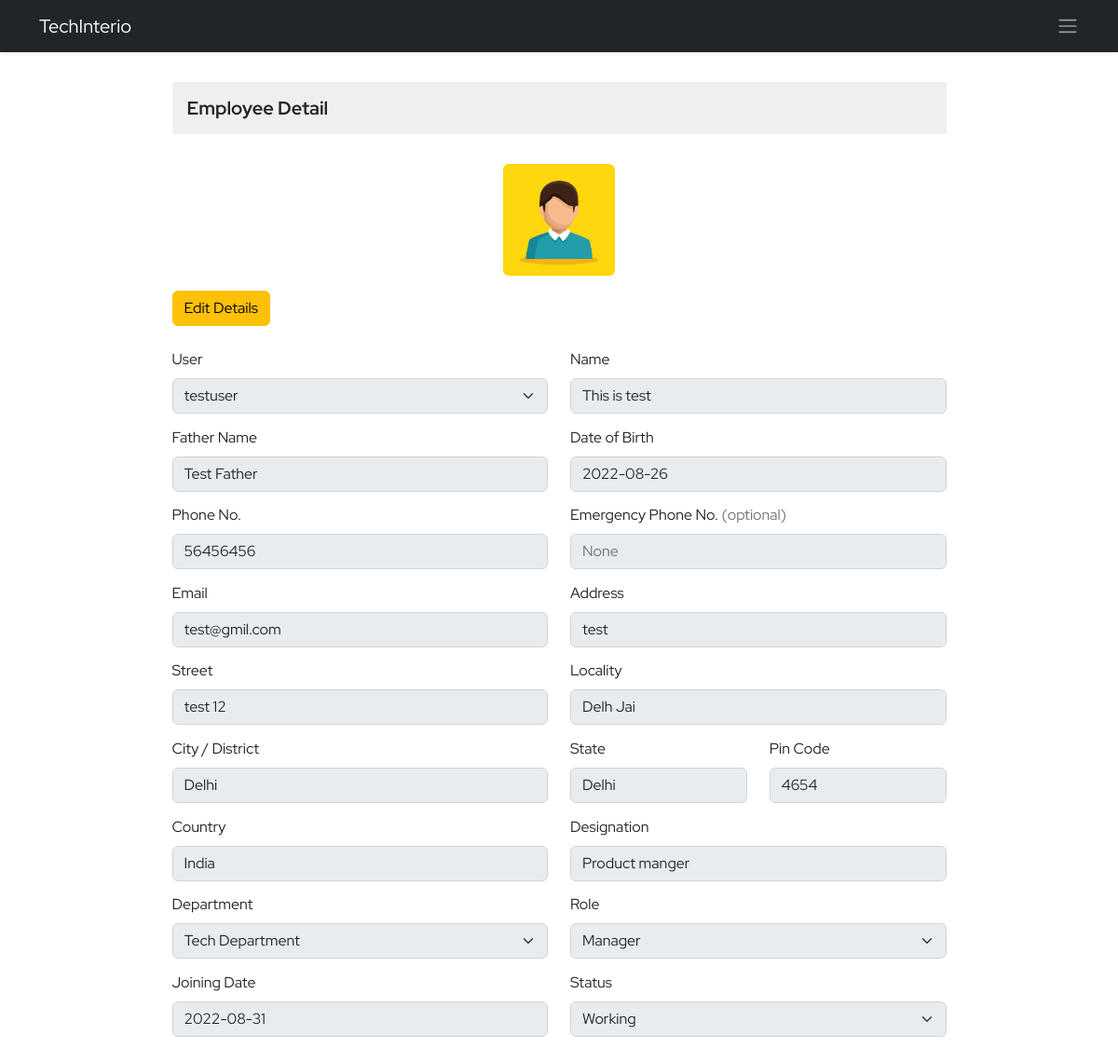
Screenshot of /ems/employee-detail/5/ (signed in) with the database file from the repository.
### ems/models.py (models this page shows, shortened)
class Employee(models.Model):
    empid=models.AutoField(primary_key=True)
    user=models.OneToOneField(User,on_delete=models.CASCADE)
    name=models.CharField(max_length=50)
    father_name=models.CharField(max_length=50)
    avtar=models.ImageField(upload_to='employee_profile_images', blank=True , default='profile.jpg')
    dob=models.DateField()
    email=models.EmailField(max_length=100)
    mobile_no=models.IntegerField()
    emergency_mobile_no=models.IntegerField(null=True,blank=True)
    address=models.OneToOneField(Address, on_delete=models.CASCADE,blank=True, null=True,)
    designation=models.CharField(max_length=70)
    role=models.ForeignKey(Role, on_delete=models.SET_NULL,blank=True, null=True,)
    department=models.ForeignKey(Department, on_delete=models.SET_NULL,blank=True, null=True,)
    joining_date=models.DateField()
    status=models.CharField(max_length=15)
    @property
    def imageURL(self):
        try:
            url=self.avtar.url
        except:
            url=''
        return url

class Address(models.Model):
    user=models.OneToOneField(User,on_delete=models.CASCADE, blank=True,null=True)
    address=models.CharField(max_length=150)
    street=models.CharField(max_length=70)
    locality=models.CharField(max_length=70)
    city=models.CharField(max_length=50)
    state=models.CharField(max_length=50)
    pincode=models.FloatField(max_length=50)
    country=models.CharField(max_length=50, default='India')

### ems/views.py (the view, shortened to what this page needs)
# urls.py: path('employee-detail/<empid>/',employeeDetail,name='employee-detail'),
@login_required()
def employeeDetail(request, empid):
    context = {}
    try:
        if not request.user.is_superuser:
            profile_obj=Employee.objects.get(user=request.user)
            context['profile']=profile_obj
        employee_obj = Employee.objects.get(empid=empid)
        user_obj = User.objects.get(username=employee_obj.user)
        department_obj = Department.objects.all()
        role_obj = Role.objects.all()
        context['departments'] = department_obj
        context['roles'] = role_obj
        context['employee_obj'] = employee_obj
        addres_obj = Address.objects.get(user=user_obj)
        context['address_obj'] = addres_obj
    except Exception as e:
        print('Employee Detail Exception : ', e)
    return render(request, 'ems/employee_detail.html', context)

### ems/models.py (called while the page is built)
    def __str__(self):
        return self.name

    def __str__(self):
        return self.name

### ems/templates/ems/employee_detail.html (shortened to what this page needs)
{% extends './base.html' %}
{% block body %}
<div class="container py-4">
    <div class="row d-felx justify-content-center align-items-center">
        <div class="col-9">
            <h3 class="employee-title my-2">Employee Detail</h3>
            <div class="profile-image my-3">
                <img src="{{employee_obj.imageURL}}" alt="" class="rounded">
            </div>
                <button class="btn btn-warning" onclick="edit()">Edit Details</button>
            <form action="" method="post" class="mt-4 add-employee">
                <div class="row gy-1">
                    <div class="mb-3 col-12 col-sm-6">
                        <label for="select-user" class="form-label">User </label>
                        <select readonly class="form-select employee_detail" aria-label="Default select example"
                            id="select-user" required name="select-user">
                            <option value="{{employee_obj.user}}" selected>{{employee_obj.user}}</option>
                        </select>
                    </div>
                    <div class="mb-3 col-12 col-sm-6">
                        <label for="fname" class="form-label">Name</label>
                        <input type="text" class="form-control employee_detail" id="fname" name="employee-name" required
                            value="{{employee_obj.name}}">
                    </div>
                    <div class="mb-3 col-12 col-sm-6">
                        <label for="father-name" class="form-label">Father Name</label>
                        <input type="text" class="form-control employee_detail" id="father-name" name="father-name"
                            required value="{{employee_obj.father_name}}" readonly>
                    </div>
                    <div class="mb-3 col-12 col-sm-6">
                        <label for="dob" class="form-label">Date of Birth</label>
                        <input type="text" class="form-control employee_detail"
                            value="{{employee_obj.dob | date:'Y-m-d'}}" id="dob" name="employee-dob" required>
                    </div>
                    <div class="mb-3 col-12 col-sm-6">
                        <label for="email" class="form-label">Phone No.</label>
                        <input type="number" class="form-control employee_detail" id="email"
                            value="{{employee_obj.mobile_no}}" name="phone-number" required>
                    </div>
                    <div class="mb-3 col-6">
                        <label for="ephone" class="form-label">Emergency Phone No. <span class="text-muted">(optional)</span> </label>
                        <input type="number" value="{{employee_obj.emergency_mobile_no}}" class="form-control employee_detail" id="ephone" placeholder="None"
                            name="ephone-number">
                    </div>
                    <div class="mb-3 col-12 col-sm-6">
                        <label for="email" class="form-label">Email</label>
                        <input type="email" class="form-control employee_detail" id="email"
                            value="{{employee_obj.email}}" name="email" required>
                    </div>
                    <div class="mb-3 col-12 col-sm-6">
                        <label for="address" class="form-label">Address</label>
                        <input type="text" class="form-control employee_detail" id="address"
                            value="{{address_obj.address}}" name="address" required>
                    </div>
                    <div class="mb-3 col-12 col-sm-6">
                        <label for="street" class="form-label">Street</label>
                        <input type="text" class="form-control employee_detail" id="street"
                            value="{{address_obj.street}}" name="street" required>
                    </div>
                    <div class="mb-3 col-12 col-sm-6">
                        <label for="locality" class="form-label">Locality</label>
                        <input type="text" class="form-control employee_detail" id="locality"
                            value="{{address_obj.locality}}" name="locality" required>
                    </div>
                    <div class="mb-3 col-12 col-sm-6">
                        <label for="city" class="form-label">City / District</label>
                        <input type="text" class="form-control employee_detail" id="city" value="{{address_obj.city}}"
                            name="city" required>
                    </div>
                    <div class="mb-3 col-6 col-sm-3">
                        <label for="state" class="form-label">State</label>
                        <input type="text" class="form-control employee_detail" id="state" value="{{address_obj.state}}"
                            name="state" required>
                    </div>
                    <div class="mb-3 col-6 col-sm-3">
                        <label for="pincode" class="form-label">Pin Code</label>
                        <input type="number" class="form-control employee_detail" id="pincode"
                            value="{{address_obj.pincode|floatformat:'0'}}" name="pincode" required>
                    </div>
                    <div class="mb-3 col-12 col-sm-6">
                        <label for="country" class="form-label">Country</label>
                        <input type="text" class="form-control employee_detail" id="country"
                            value="{{address_obj.country}}" name="country" required>
                    </div>
                    <div class="mb-3 col-12 col-sm-6">
                        <label for="designation" class="form-label">Designation</label>
                        <input type="text" class="form-control employee_detail" id="designation" required
                            value="{{employee_obj.designation}}" name="designation">
                    </div>
                    <div class="mb-3 col-12 col-sm-6">
                        <label for="select-department" class="form-label">Department</label>
                        <select class="form-select employee_detail" aria-label="Default select example"
                            id="select-department" name="select-department" required>
                            {% for department in departments %}
                            {% if department == employee_obj.department %}
                            <option value="{{employee_obj.department}}" selected>{{employee_obj.department}}</option>
                            {% else %}
                            <option value="{{department.name}}">{{department.name}}</option>
                            {% endif %}
                            {% endfor %}
                        </select>
                    </div>
                    <div class="mb-3 col-12 col-sm-6">
                        <label for="select-role" class="form-label">Role</label>
                        <select class="form-select employee_detail" aria-label="Default select example" id="select-role"
                            name="select-role" required>
                            {% for role in roles %}
                            {% if role == employee_obj.role %}
                            <option value="{{employee_obj.role}}" selected>{{employee_obj.role}}</option>
                            {% else %}
                                <option value="{{role.name}}">{{role.name}}</option>
                            {% endif %}
                            {% endfor %}
                        </select>
                    </div>
                    <div class="mb-3 col-12 col-sm-6">
                        <label for="joining-date" class="form-label">Joining Date</label>
                        <input type="text" class="form-control employee_detail" id="dob" name="joining-date" required
                            value="{{employee_obj.joining_date | date:'Y-m-d' }}">
                    </div>
                    <div class="mb-3 col-12 col-sm-6">
                        <label for="select-status" class="form-label">Status</label>
                        <select class="form-select employee_detail" aria-label="Default select example"
                            id="select-status" name="select-status" required>
                            {% if employee_obj.status == 'Working' %}
                            <option value="{{employee_obj.role}}" selected>{{employee_obj.status}}</option>
                            {% else %}
                            <option value="{{employee_obj.role}}" selected>{{employee_obj.status}}</option>
                            <option value="Working" >Working</option>
                            {% endif %}
                        </select>
                    </div>
            </form>
        </div>
    </div>
</div>
{% endblock body %}

### static/css/style.css (style rules this page uses)
* { margin: 0; padding: 0; box-sizing: border-box; }
:root { --body-font: 'Red Hat Display', sans-serif; --second-font: 'Kaushan Script', cursive; --biggest-font-size: 2rem; --bigger-font-size: 1.5rem; --big-font-size: 1.25rem; --h1-font-size: 1.5rem; --h2-font-size: 1.25rem; --h3-font-size: 1rem; --normal-font-size: .938rem; --small-font-size: .813rem; --smaller-font-size: .75rem; --font-bold: 700; --font-black: 900; }
@media screen and (min-width: 1024px) { :root { --biggest-font-size: 6rem; --bigger-font-size: 3.5rem; --big-font-size: 2.75rem; --h1-font-size: 2.25rem; --h2-font-size: 1.5rem; --h3-font-size: 1.25rem; --normal-font-size: 1rem; --small-font-size: .875rem; --smaller-font-size: .813rem; --bs-modal-width:700px; } }
* { box-sizing: border-box; padding: 0; margin: 0; }
html { scroll-behavior: smooth; }
body, button, label, select, input { font-family: var(--body-font); font-size: var(--normal-font-size); }
h1, h2, h3 { font-weight: var(--font-bold); }
img { max-width: 100%; height: auto; }
.employee-title { font-size: var(--h3-font-size); background-color: #dadada70; padding: 1rem; border-radius: 3px; }
.add-employee div { margin-bottom: 0.6rem !important; }
.profile-image { display: flex; justify-content:center; }
.profile-image img { height: 120px; margin-top: 1rem; width: 120px; object-fit: cover; object-position: center; }

### rows the page displays
Employee: imageURL (placeholder picture), select-user "testuser", employee-name "This is test", father-name "Test Father", employee-dob "2022-08-26", phone-number "56456456", ephone-number "None", email "test@gmil.com", designation "Product manger", joining-date "2022-08-31", select-status "Working"
Address: address "test", street "test 12", locality "Delh Jai", city "Delhi", state "Delhi", pincode "4654", country "India"

### other values shown
form field select-department "Tech Department"
form field select-role "Manager"
